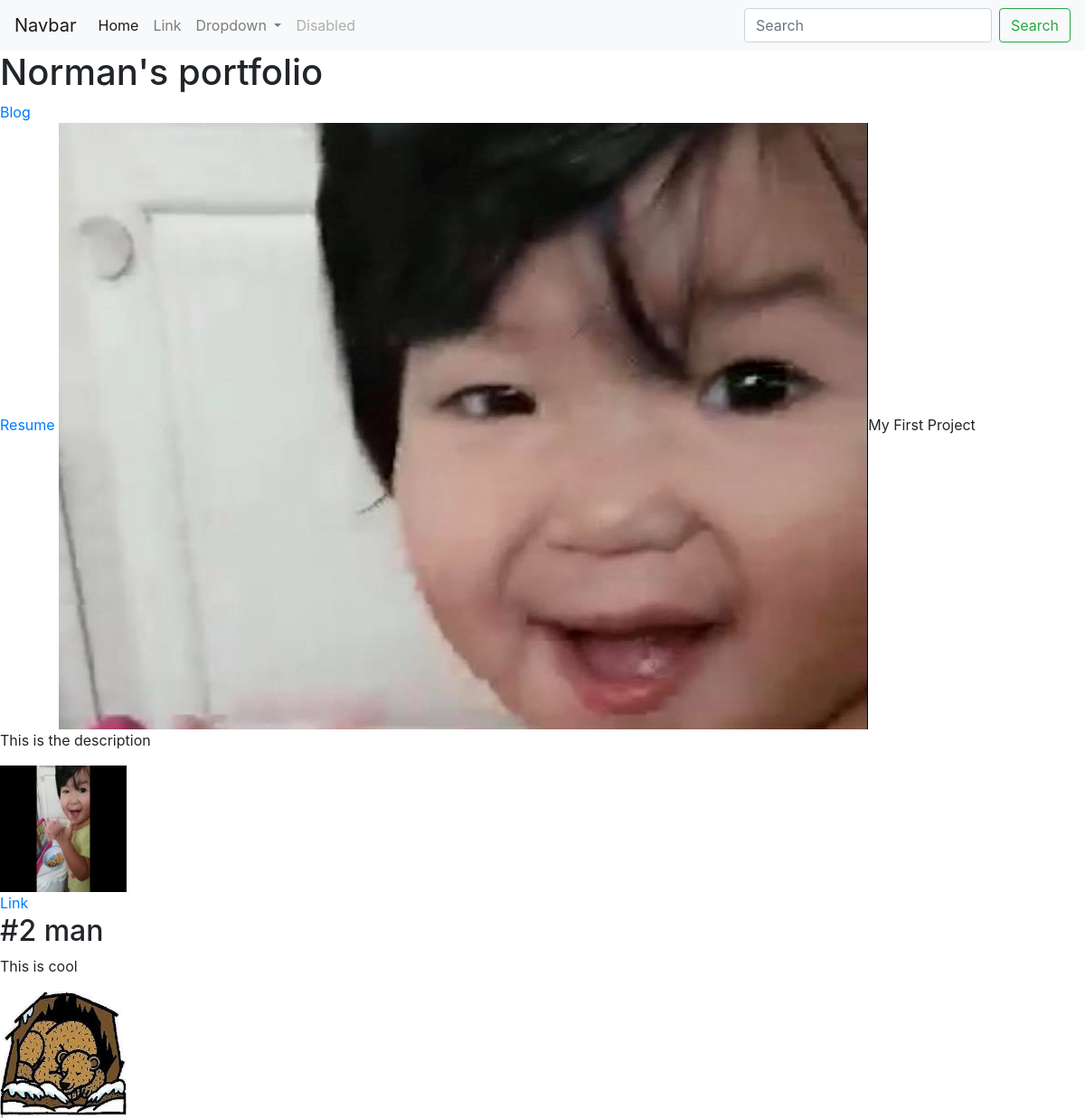
The page / on the database its author committed.
### portfolio/models.py (models this page shows, shortened)
class Project(models.Model):
    title = models.CharField(max_length=100)
    description = models.CharField(max_length=250)
    image = models.ImageField(upload_to='portfolio/images/')
    url = models.URLField(blank=True)

### portfolio/views.py (the view)
# urls.py: 2. Add a URL to urlpatterns:  path('', views.home, name='home')
def home(request):
    projects = Project.objects.all()  #database project objects
    return render(request, 'portfolio/home.html', {'projects':projects})

### portfolio/templates/portfolio/home.html
{% extends 'portfolio/base.html' %}
{% block content%}
    <h1>Norman's portfolio</h1>
{% load static %}
<a href="{% url 'blog:all_blogs' %}">Blog</a>
<br>
<a href="{%static 'portfolio/resume.pdf'%}">Resume</a>
<img src={%static 'portfolio/Avi.jpg'%}
{% for project in projects %}
<h2>{{project.title}}</h2>
<p>{{project.description}}</p>
<img src="{{project.image.url}}" height=140 width=140>
{% if project.url %}
<br><a href="{{project.url}}">Link</a>
{%endif%}
{% endfor %}
{%endblock%}

### portfolio/templates/portfolio/base.html (shortened to what this page needs)
<!doctype html>
<html lang="en">
  <head>
    <link rel="stylesheet" href="https://stackpath.bootstrapcdn.com/bootstrap/4.4.1/css/bootstrap.min.css">
  </head>
  <body>
  <nav class="navbar navbar-expand-lg navbar-light bg-light">
  <a class="navbar-brand" href="#">Navbar</a>
  <div class="collapse navbar-collapse" id="navbarSupportedContent">
    <ul class="navbar-nav mr-auto">
      <li class="nav-item active">
        <a class="nav-link" href="#">Home <span class="sr-only">(current)</span></a>
      </li>
      <li class="nav-item">
        <a class="nav-link" href="#">Link</a>
      </li>
      <li class="nav-item dropdown">
        <a class="nav-link dropdown-toggle" href="#" id="navbarDropdown" role="button" data-toggle="dropdown" aria-haspopup="true" aria-expanded="false">
          Dropdown
        </a>
      </li>
      <li class="nav-item">
        <a class="nav-link disabled" href="#" tabindex="-1" aria-disabled="true">Disabled</a>
      </li>
    </ul>
    <form class="form-inline my-2 my-lg-0">
      <input class="form-control mr-sm-2" type="search" placeholder="Search" aria-label="Search">
      <button class="btn btn-outline-success my-2 my-sm-0" type="submit">Search</button>
    </form>
  </div>
</nav>
{% block content%}{%endblock%}
  </body>
</html>

### rows shown on the page
Project: title "My First Project", description "This is the description", image (picture)
Project: title "#2 man", description "This is cool", image (picture)
